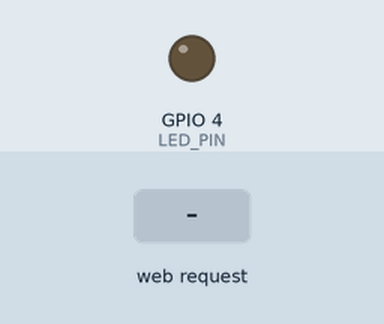
Bench run of a program on a simulated ESP32. On the bench: output pins drawn as LEDs (lit = HIGH). Inputs (shaded band) come from the test bench. WiFi joins after 1.5 s; servers stay silent unless stated; what the program prints to the serial monitor is not drawn.

Above: at 2.7 s.
2.8 s: HTTP request GET /set?brightness=1 received
At 3.7 s:
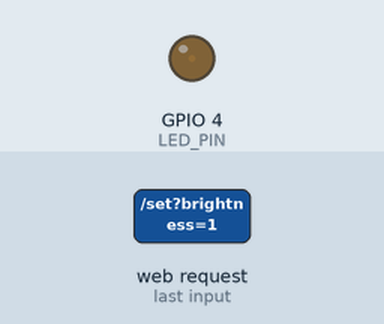
4.3 s: HTTP request GET /set?brightness=120 received
At 4.9 s:
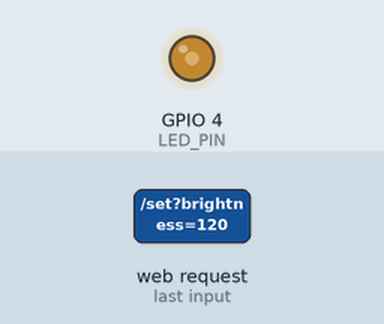
Timing chart, 0 to 7.3 s (numbered marks = the images above; inputs shaded):
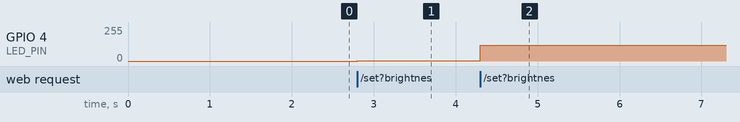

The program:

main.cpp
```cpp
#include <Arduino.h>
#include <WiFi.h>
#include <WebServer.h>

// 你的热点信息
const char* ssid = "那就深度吧";
const char* password = "1234567890";

WebServer server(80);

#define LED_PIN 4
#define PWM_CH 0

// 网页代码
const char index_html[] PROGMEM = R"rawliteral(
<!DOCTYPE html>
<html>
<head>
  <meta charset="UTF-8">
  <title>LED调光器</title>
  <style>
    body{text-align:center; margin-top:50px;}
    input{width:300px; height:20px;}
  </style>
</head>
<body>
  <h1>LED 亮度调节</h1>
  <input type="range" min="0" max="255" value="0" id="slider">
  <p>亮度值：<span id="val">0</span></p>

  <script>
    let slider = document.getElementById('slider');
    let val = document.getElementById('val');

    slider.oninput = function(){
      val.innerHTML = this.value;
      fetch('/set?brightness='+this.value);
    }
  </script>
</body>
</html>
)rawliteral";

// 处理亮度请求
void handleSet() {
  int bright = server.arg("brightness").toInt();
  ledcWrite(PWM_CH, bright);
  server.send(200, "text/plain", "OK");
}

// 处理主页请求
void handleRoot() {
  server.send_P(200, "text/html", index_html);
}

void setup() {
  Serial.begin(115200);

  // 初始化LED PWM
  ledcSetup(PWM_CH, 5000, 8);
  ledcAttachPin(LED_PIN, PWM_CH);
  ledcWrite(PWM_CH, 0);

  // 连接WiFi
  Serial.print("正在连接WiFi: ");
  Serial.println(ssid);
  WiFi.begin(ssid, password);

  // 等待连接，超时30秒
  int retry = 0;
  while (WiFi.status() != WL_CONNECTED && retry < 60) {
    delay(500);
    Serial.print(".");
    retry++;
  }

  if (WiFi.status() == WL_CONNECTED) {
    Serial.println("\n✅ WiFi 连接成功！");
    Serial.print("IP地址：");
    Serial.println(WiFi.localIP());

    // 启动网页服务器
    server.on("/", handleRoot);
    server.on("/set", handleSet);
    server.begin();
    Serial.println("网页服务器已启动！");
  } else {
    Serial.println("\n❌ WiFi 连接失败，请检查热点设置！");
  }
}

void loop() {
  server.handleClient();
}
```

Measured:
- after the input at 2.8 s, GPIO 4 (LED_PIN): 0/255 → 1/255 at once
- after the input at 4.3 s, GPIO 4 (LED_PIN): 1/255 → 120/255 at once
